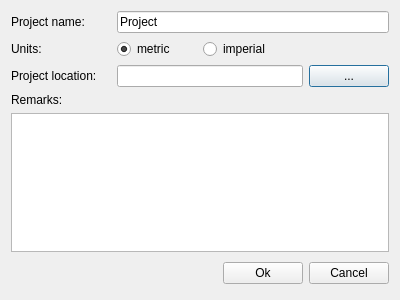
<?xml version="1.0" encoding="UTF-8"?>
<ui version="4.0">
 <class>NewProject</class>
 <widget class="QDialog" name="NewProject">
  <property name="windowModality">
   <enum>Qt::ApplicationModal</enum>
  </property>
  <property name="geometry">
   <rect>
    <x>0</x>
    <y>0</y>
    <width>400</width>
    <height>300</height>
   </rect>
  </property>
  <property name="windowTitle">
   <string>New project</string>
  </property>
  <layout class="QGridLayout" name="gridLayout">
   <item row="0" column="0">
    <widget class="QLabel" name="label">
     <property name="maximumSize">
      <size>
       <width>120</width>
       <height>16777215</height>
      </size>
     </property>
     <property name="text">
      <string>Project name:</string>
     </property>
    </widget>
   </item>
   <item row="0" column="1" colspan="3">
    <widget class="QLineEdit" name="lineEditName">
     <property name="text">
      <string>Project</string>
     </property>
    </widget>
   </item>
   <item row="1" column="0">
    <widget class="QLabel" name="label_2">
     <property name="text">
      <string>Units:</string>
     </property>
    </widget>
   </item>
   <item row="1" column="1">
    <widget class="QRadioButton" name="radioButtonM">
     <property name="maximumSize">
      <size>
       <width>80</width>
       <height>16777215</height>
      </size>
     </property>
     <property name="text">
      <string>metric</string>
     </property>
     <property name="checked">
      <bool>true</bool>
     </property>
    </widget>
   </item>
   <item row="1" column="2">
    <widget class="QRadioButton" name="radioButtonI">
     <property name="text">
      <string>imperial</string>
     </property>
    </widget>
   </item>
   <item row="2" column="0">
    <widget class="QLabel" name="label_3">
     <property name="text">
      <string>Project location:</string>
     </property>
    </widget>
   </item>
   <item row="2" column="1" colspan="2">
    <widget class="QLineEdit" name="lineEditDirectory"/>
   </item>
   <item row="2" column="3">
    <widget class="QPushButton" name="pushButtonBrowse">
     <property name="maximumSize">
      <size>
       <width>80</width>
       <height>16777215</height>
      </size>
     </property>
     <property name="text">
      <string>...</string>
     </property>
     <property name="icon">
      <iconset>
       <normaloff>:/Icon/Folder(open).png</normaloff>:/Icon/Folder(open).png</iconset>
     </property>
    </widget>
   </item>
   <item row="3" column="0">
    <widget class="QLabel" name="label_4">
     <property name="text">
      <string>Remarks:</string>
     </property>
    </widget>
   </item>
   <item row="4" column="0" colspan="4">
    <widget class="QTextEdit" name="textEditComments"/>
   </item>
   <item row="5" column="0" colspan="4">
    <layout class="QHBoxLayout">
     <property name="spacing">
      <number>6</number>
     </property>
     <property name="leftMargin">
      <number>0</number>
     </property>
     <property name="topMargin">
      <number>0</number>
     </property>
     <property name="rightMargin">
      <number>0</number>
     </property>
     <property name="bottomMargin">
      <number>0</number>
     </property>
     <item>
      <spacer>
       <property name="orientation">
        <enum>Qt::Horizontal</enum>
       </property>
       <property name="sizeHint" stdset="0">
        <size>
         <width>131</width>
         <height>31</height>
        </size>
       </property>
      </spacer>
     </item>
     <item>
      <widget class="QPushButton" name="okButton">
       <property name="focusPolicy">
        <enum>Qt::StrongFocus</enum>
       </property>
       <property name="text">
        <string>Ok</string>
       </property>
       <property name="icon">
        <iconset resource="../xconsole/x.qrc">
         <normaloff>:/Icon/OK.png</normaloff>:/Icon/OK.png</iconset>
       </property>
      </widget>
     </item>
     <item>
      <widget class="QPushButton" name="cancelButton">
       <property name="text">
        <string>Cancel</string>
       </property>
       <property name="icon">
        <iconset resource="../xconsole/x.qrc">
         <normaloff>:/Icon/Delete.png</normaloff>:/Icon/Delete.png</iconset>
       </property>
      </widget>
     </item>
    </layout>
   </item>
  </layout>
 </widget>
 <resources>
  <include location="../xconsole/x.qrc"/>
 </resources>
 <connections>
  <connection>
   <sender>okButton</sender>
   <signal>clicked()</signal>
   <receiver>NewProject</receiver>
   <slot>accept()</slot>
   <hints>
    <hint type="sourcelabel">
     <x>278</x>
     <y>253</y>
    </hint>
    <hint type="destinationlabel">
     <x>96</x>
     <y>254</y>
    </hint>
   </hints>
  </connection>
  <connection>
   <sender>cancelButton</sender>
   <signal>clicked()</signal>
   <receiver>NewProject</receiver>
   <slot>reject()</slot>
   <hints>
    <hint type="sourcelabel">
     <x>369</x>
     <y>253</y>
    </hint>
    <hint type="destinationlabel">
     <x>179</x>
     <y>282</y>
    </hint>
   </hints>
  </connection>
 </connections>
</ui>
